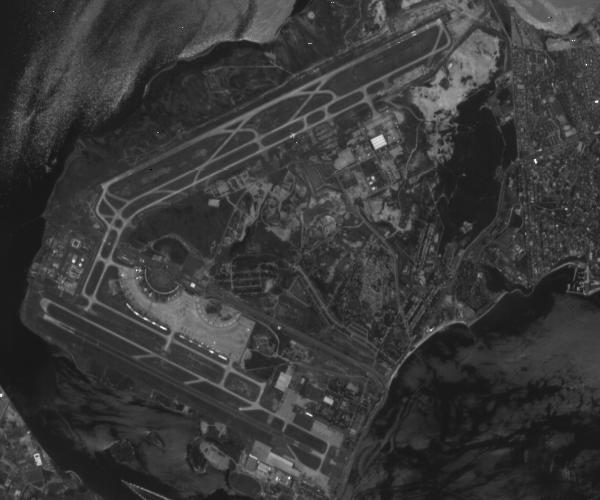
#> input picture files/images/galeao.jpg, 600 x 500 px
$ python -i airpot.py   (imports and definitions only)
#> lines starting #> are read from the running program, lines starting #| are printed output that depends on the picture
#> further down, picture is the input picture: shape (500, 600, 3); min 2, max 255, mean 56.9
# -*- coding: utf-8 -*-
#!/usr/bin/env python3
import my
import cv2
import numpy as np
import time as t
from datetime import datetime
from skimage import io, color, morphology
import ia870 as ia
import skimage
import matplotlib.pyplot as plt
from PIL import Image
# [15 lines left out: functions close, closeth, rgb2gray, not called in this run]

def blackhat(im, kernel, iterations=1):
  result = close(im, kernel, iterations)
  return result

def smooth(im, diam=3):
  result = cv2.GaussianBlur(im, (diam, diam), 0)
  return(result)

def image_equal(im0, im1):
  return (sum(sum(im0 != im1)) == 0)

def reconstruct(im):
  kernel = np.ones((11,11), np.uint8)
  imero =  cv2.erode(im, kernel)
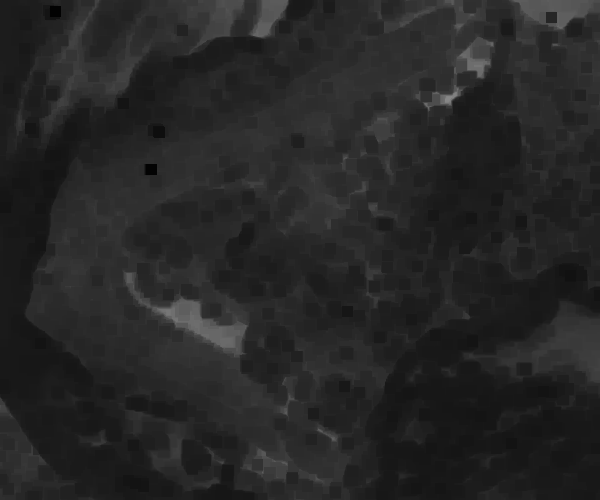
#> imero: shape (500, 600, 3); min 2, max 135, mean 38.3
  c = 0
  imt0 = imero
  imt1 = cv2.dilate(imt0, kernel)
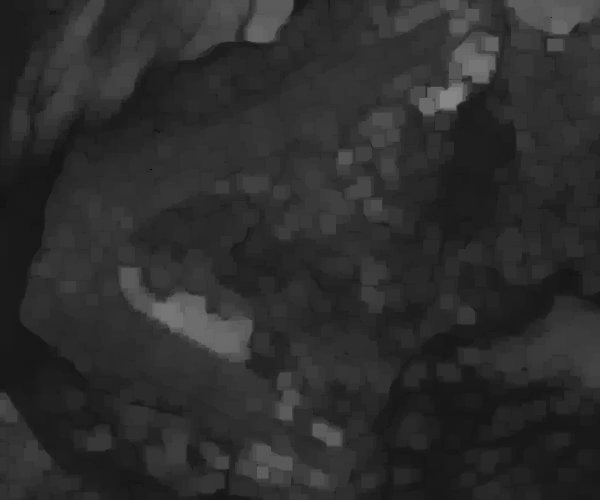
#> imt1: shape (500, 600, 3); min 2, max 135, mean 45.3
  is_equal = image_equal(imt0, imt1)
#> is_equal = [False, False, False]
  while (not is_equal.all()):
    #print(c)
    imt0 = imt1
    imdil = cv2.dilate(imt0, kernel)
    imt1 = np.minimum(imdil, im)
    is_equal = image_equal(imt0, imt1)
    c = c + 1
#> this loop made 89 passes
#> pass 1, in reconstruct, `imdil = cv2.dilate(imt0, kernel)`:
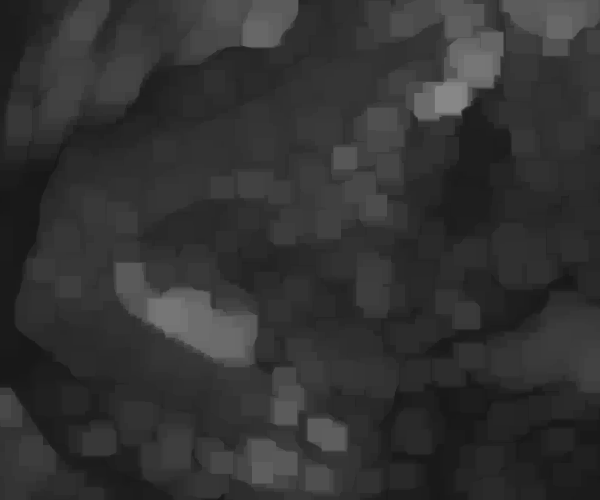
#> imdil: shape (500, 600, 3); min 23, max 135, mean 50.9
#> after the loop:
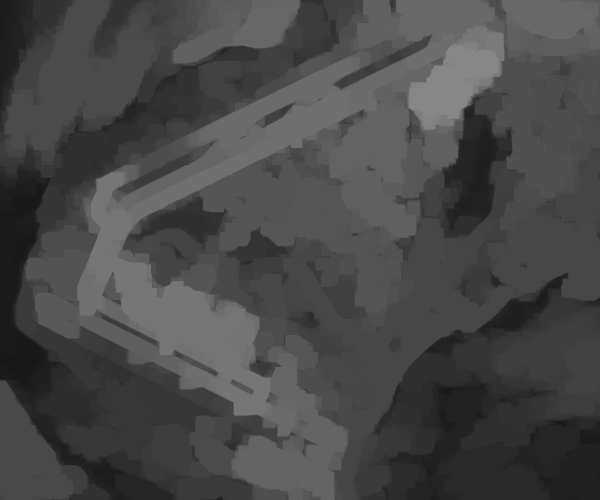
#> imdil: shape (500, 600, 3); min 24, max 135, mean 72.7
#> after the loop, c = 89
  return imt1


# [29 lines left out: functions reconstruct1, conddil, dilcond, not called in this run]


msg = ""
media = 0.0
nSteps = 10

TEST1 = False
TEST2 = False
TEST3 = True

# [123 lines not run here, left out]


>>> import cv2
>>> picture = cv2.cvtColor(cv2.imread('images/galeao.jpg'), cv2.COLOR_BGR2RGB)
>>> result = reconstruct(picture)

$ run again, on files/images/1_good.jpg
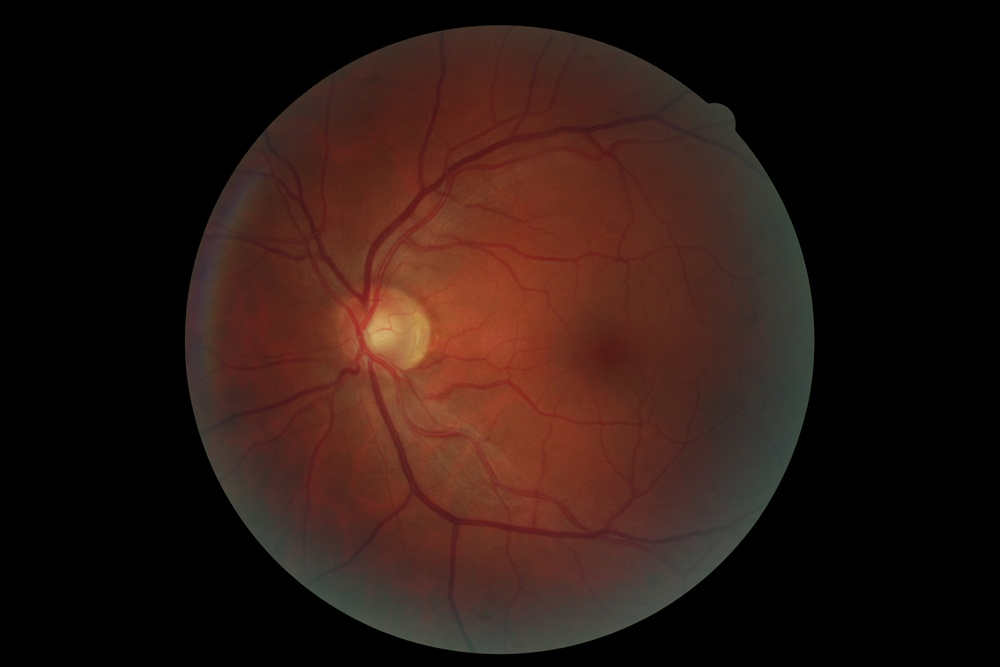
#> input picture files/images/1_good.jpg, 1000 x 667 px, shrunk from 5184 x 3456 before the run
#> in reconstruct, `imero =  cv2.erode(im, kernel)`:
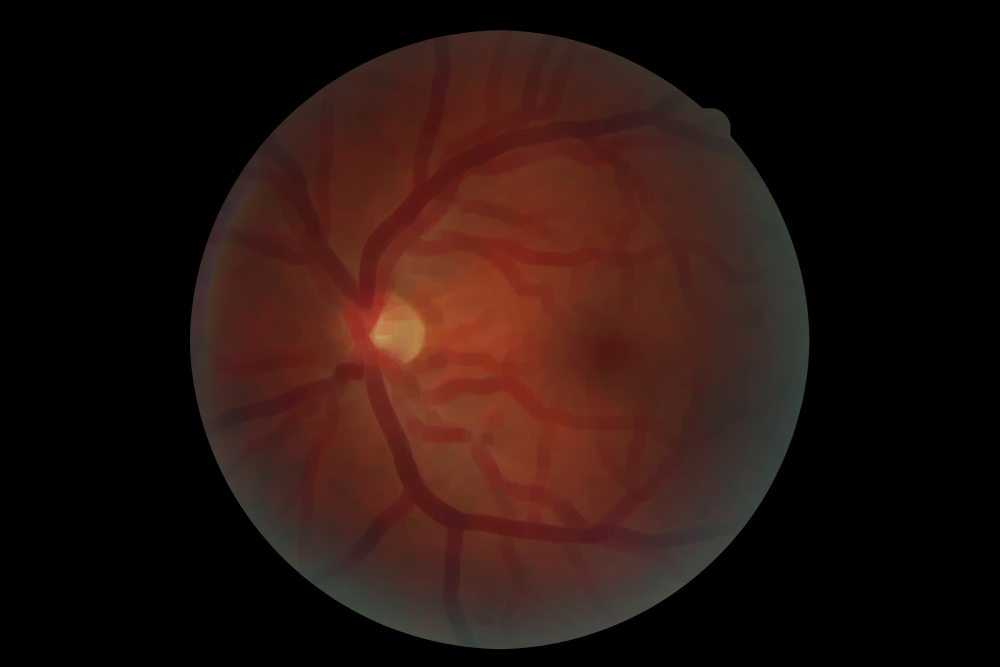
#> imero: shape (667, 1000, 3); mean R, G, B 38.9, 19.5, 15
#> in reconstruct, `is_equal = image_equal(imt0, imt1)`: is_equal = [False, False, False]
#> the loop in reconstruct, `while (not is_equal.all()):` made 83 passes
#> pass 1, in reconstruct, `imdil = cv2.dilate(imt0, kernel)`:
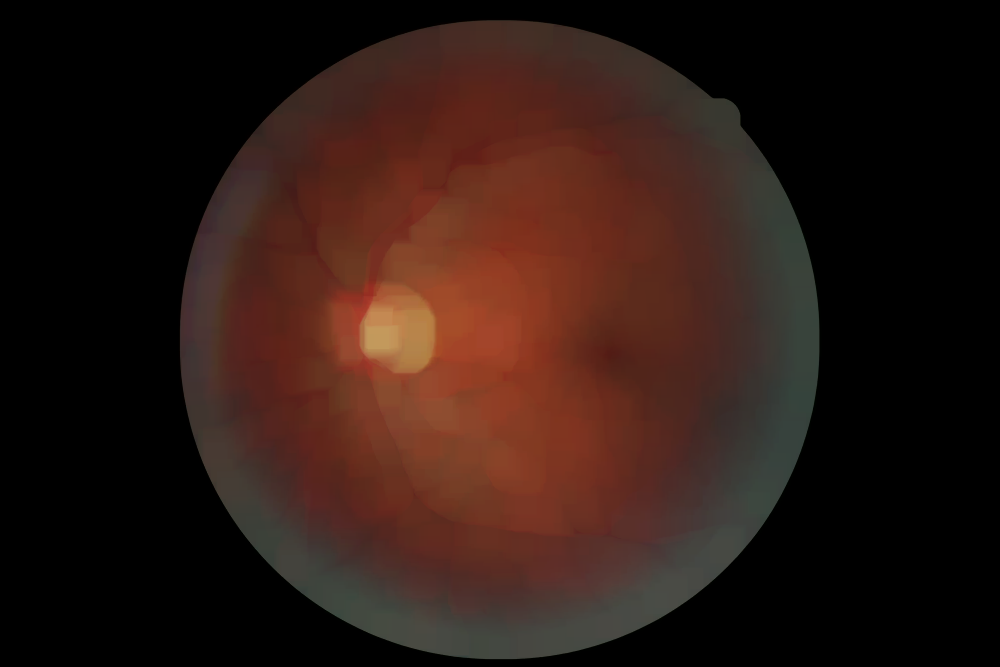
#> imdil: shape (667, 1000, 3); mean R, G, B 44.5, 24.8, 18.9
#> after the loop in reconstruct, `while (not is_equal.all()):`: c = 83
